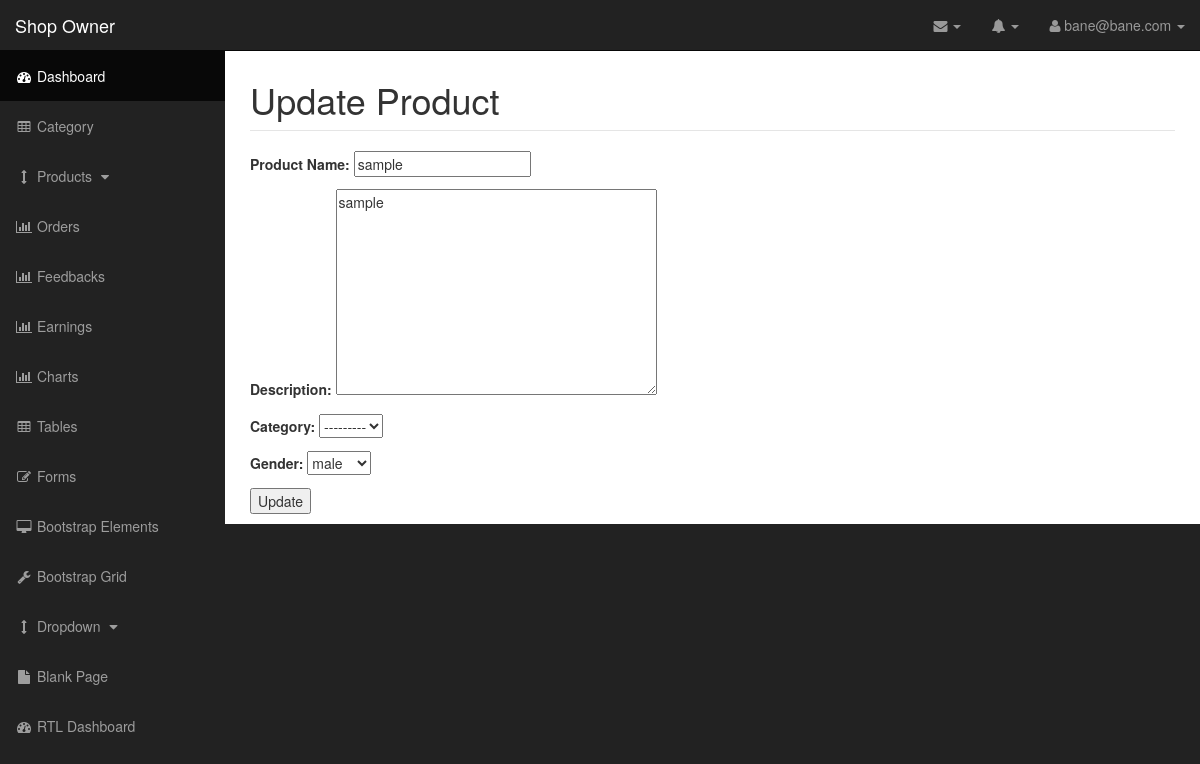
Before: /shopowner/product/update/12/ (signed in) with the older database file.
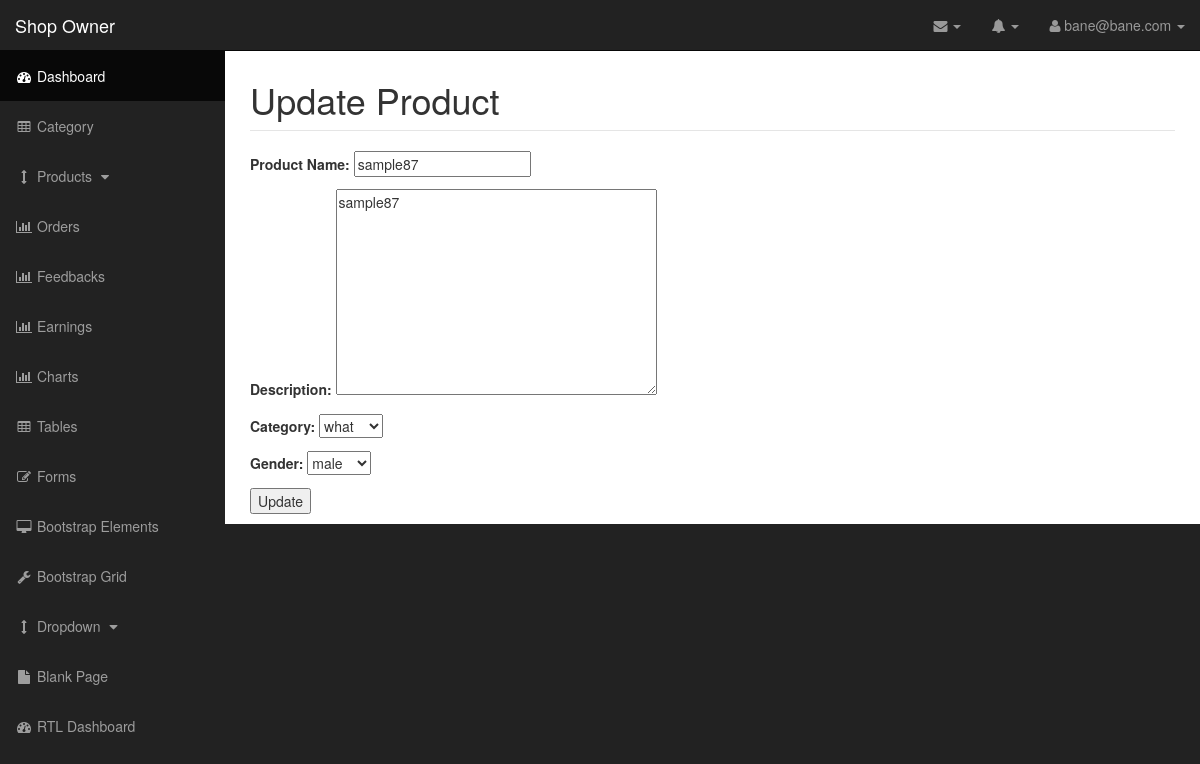
After: the same page with the newer database file.
### app/models.py (models this page shows, shortened)
class Product(models.Model):
    is_active = models.BooleanField(default=True)
    cid = models.ForeignKey(Category, null=True, blank=True)
    owner = models.ForeignKey(MyUser)
    pname = models.CharField(max_length=120)
    description = models.TextField(max_length=500)
    dateadded = models.DateTimeField(default=timezone.now())
    sex = models.ForeignKey(Gender, null=True, blank=True)
    shop = models.ForeignKey(Shop, null=True, blank=True)

### app/views.py (the view)
# urls.py: url(r'^shopowner/product/update/(?P<pk>\d+)/$', 'app.views.supdate_product', name='supdate_product'),
def supdate_product(request, pk):
	if request.user.is_ShopOwner:
		shopowner = MyUser.object.get(pk=request.user.id)
		cid = request.POST.get('cname')
		product = get_object_or_404(Product, pk=pk)
		form = SAddProductForm(request.POST or None, instance=product)
		if request.method == 'POST':
			form = SAddProductForm(request.POST, instance=product)
			if form.is_valid:
				shopowner = MyUser.object.get(pk=request.user.id)
				frm = form.save(commit=False)
				frm.owner = shopowner
				frm.save()
				return redirect('sview_product')
	return render(request, 'shopowner/updateproduct.html', {'form': form, 'product': product, 'shopowner': shopowner})

### app/forms.py
class SAddProductForm(forms.ModelForm):
    cid = forms.ModelChoiceField(label="Category", queryset=Category.objects.all())
    pname = forms.CharField(label="Product Name")
    sex = forms.ModelChoiceField(label="Gender", queryset=Gender.objects.all())
    class Meta:
        model = Product
        fields = ['pname', 'description', 'cid', 'sex']

### app/models.py (called while the page is built)
    def __unicode__(self):
        return self.gender

    def __unicode__(self):
        return self.cname

### app/templates/shopowner/updateproduct.html
{%extends 'shopowner/shopowner.html'%}
{%block content%}
<h1>Update Product</h1>
<legend></legend>
<form method='post'>{%csrf_token%}
	{{form.as_p}}
	<button type="submit" value="Submit"> Update </button>
</form>
{%endblock%}

Changed rows visible on the page:
changed Product "male": pname "sample" → "sample87"; description "sample" → "sample87"; cid "---------" → "what"
